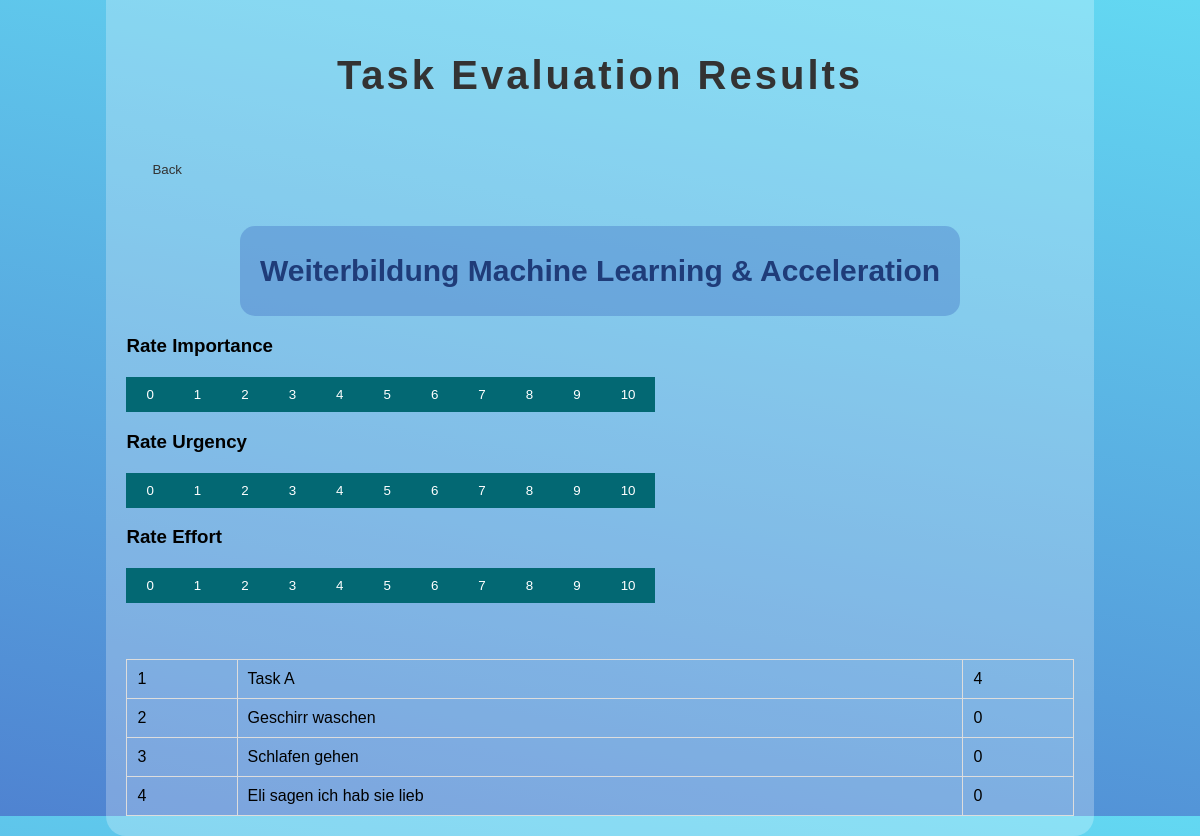
/evaluate_tasks, run on the app's committed database.
### main_app.py (models this page shows, shortened)
class IT_db(db.Model):
    task_id=db.Column(db.Integer, primary_key=True)
    name=db.Column(db.String(200), nullable=False)
    Importance_Score=db.Column(db.Integer)

### main_app.py (the view)
@app.route('/evaluate_tasks', methods=['GET', 'POST'])
def evaluate_tasks_route():
    global tasks_list, first_task
    print('EVALUATE') # Debugging
    print('Pop on: ', pop_task) # Debugging
    if not pop_task:
        tasks_list = get_tasks_list()
    print('Task List:\n', tasks_list) # Debugging
    if tasks_list:
        first_task = tasks_list[0]
    IT_df, UT_df, ET_df = evaluate_tasks(df_tasks)
    IT_list = IT_db.query.all()
    return render_template('evaluate.html', title='Evaluate Page',
                           IT_df=IT_df, UT_df=UT_df, ET_df=ET_df,
                           IT_list=IT_list, first_task=first_task,
                           attribute=attribute)

### WEBAPP_funcs.py (called while the page is built)
def evaluate_tasks(df_tasks):
    tasks = df_tasks['Tasks'].tolist()
    IT_df = pd.DataFrame({'Tasks': tasks, 'Importance_Score': 0})
    UT_df = pd.DataFrame({'Tasks': tasks, 'Urgency_Score': 0})
    ET_df = pd.DataFrame({'Tasks': tasks, 'Effort_Score': 0})
    for task in tasks:
        importance_key = f"importance_{task}"
        urgency_key = f"urgency_{task}"
        effort_key = f"effort_{task}"
        importance_score = 1
        urgency_score = 2
        effort_score = 3
        IT_df.loc[IT_df['Tasks'] == task, 'Importance_Score'] = importance_score
        UT_df.loc[UT_df['Tasks'] == task, 'Urgency_Score'] = urgency_score
        ET_df.loc[ET_df['Tasks'] == task, 'Effort_Score'] = effort_score
    return IT_df, UT_df, ET_df

### templates/evaluate.html (shortened to what this page needs)
<!DOCTYPE html>
<html lang="de">
<head>
    <link rel="stylesheet" href="{{ url_for('static', filename='style_evaluate.css')}}">
</head>
<body>
    <div class="container" >
        <h2>Task Evaluation Results</h2>
        <form action="/">
            <button type="submit">
                <i class="fas fa-caret-left" style="padding-right: 5px;"></i>
                Back
            </button>
        </form>
        <br>
        <div class="center">
            <h4>Weiterbildung Machine Learning & Acceleration</h4>
        </div>
        <h3>Rate Importance</h3>
        <div class="btn-group">
            <form action=/update_scores method="POST"><button type="submit" name="IT_value" value="0">0</button></form>
            <form action=/update_scores method="POST"><button type="submit" name="IT_value" value="1">1</button></form>
            <form action=/update_scores method="POST"><button type="submit" name="IT_value" value="2">2</button></form>
            <form action=/update_scores method="POST"><button type="submit" name="IT_value" value="3">3</button></form>
            <form action=/update_scores method="POST"><button type="submit" name="IT_value" value="4">4</button></form>
            <form action=/update_scores method="POST"><button type="submit" name="IT_value" value="5">5</button></form>
            <form action=/update_scores method="POST"><button type="submit" name="IT_value" value="6">6</button></form>
            <form action=/update_scores method="POST"><button type="submit" name="IT_value" value="7">7</button></form>
            <form action=/update_scores method="POST"><button type="submit" name="IT_value" value="8">8</button></form>
            <form action=/update_scores method="POST"><button type="submit" name="IT_value" value="9">9</button></form>
            <form action=/update_scores method="POST"><button type="submit" name="IT_value" value="10">10</button></form>
        </div>
        <h3>Rate Urgency</h3>
        <div class="btn-group">
            <form action=/update_scores method="POST"><button>0</button></form>
            <form action=/update_scores method="POST"><button>1</button></form>
            <form action=/update_scores method="POST"><button>2</button></form>
            <form action=/update_scores method="POST"><button>3</button></form>
            <form action=/update_scores method="POST"><button>4</button></form>
            <form action=/update_scores method="POST"><button>5</button></form>
            <form action=/update_scores method="POST"><button>6</button></form>
            <form action=/update_scores method="POST"><button>7</button></form>
            <form action=/update_scores method="POST"><button>8</button></form>
            <form action=/update_scores method="POST"><button>9</button></form>
            <form action=/update_scores method="POST"><button>10</button></form>
        </div>
        <h3>Rate Effort</h3>
        <div class="btn-group">
            <form action=/update_scores method="POST"><button>0</button></form>
            <form action=/update_scores method="POST"><button>1</button></form>
            <form action=/update_scores method="POST"><button>2</button></form>
            <form action=/update_scores method="POST"><button>3</button></form>
            <form action=/update_scores method="POST"><button>4</button></form>
            <form action=/update_scores method="POST"><button>5</button></form>
            <form action=/update_scores method="POST"><button>6</button></form>
            <form action=/update_scores method="POST"><button>7</button></form>
            <form action=/update_scores method="POST"><button>8</button></form>
            <form action=/update_scores method="POST"><button>9</button></form>
            <form action=/update_scores method="POST"><button>10</button></form>
        </div>
        <br><br>
        <table>
            <tbody>
                {%for IT in IT_list%}
                <tr>
                    <td>{{IT.task_id}}</td>
                    <td>{{IT.name}}</td>
                    <td>{{IT.Importance_Score}}</td>
                </tr>
                {%endfor%}
            </tbody>
        </table>
    </div>
</body>
</html>

### static/style_evaluate.css (style rules this page uses)
body { font-family: Arial, sans-serif; background-color: #f5f8fa; background: linear-gradient(10deg, #4f83d1, #63D8F2); display: flex; flex-direction: column; align-items: center; justify-content: center; height: 100vh; }
.container { background-color: rgba(255, 255, 255, 0.25); width: 80%; margin: auto; padding: 20px; border-radius: 20px; }
.center { margin: auto; padding: 20px; display: flex; justify-content: center; align-items: center; background-color: #2e5ab84e; width: fit-content; height: 50px; border: 0px; border-radius: 15px; }
.btn-group button { background-color: #036873; color: white; float: left; padding: 10px 20px; border: none; border-radius: 0px; cursor: pointer; transition: background-color 0s, color 0s, border-color 0s; }
.btn-group:after { content: ""; clear: both; display: table; }
form button { background-color: #cacaca00; color: #333; padding: 10px 20px; border: 1px solid #33333300; border-radius: 5px; cursor: pointer; transition: background-color 0.3s, color 0.3s, border-color 0.3s; }
h2 { padding: 20px; text-align: center; color: #333; font-size: 40px; letter-spacing: 3px; }
h4 { color: #1f3c79; border: none; border-radius: 5px; cursor: pointer; font-size: 30px; }
table { width: 100%; border-collapse: collapse; margin-top: 20px; }
table th, table td { padding: 10px; border: 1px solid #ddd; }
form { margin-bottom: 20px; }

### data on the page
IT_db: task_id "1", name "Task A", Importance_Score "4"
IT_db: task_id "2", name "Geschirr waschen", Importance_Score "0"
IT_db: task_id "3", name "Schlafen gehen", Importance_Score "0"
IT_db: task_id "4", name "Eli sagen ich hab sie lieb", Importance_Score "0"
